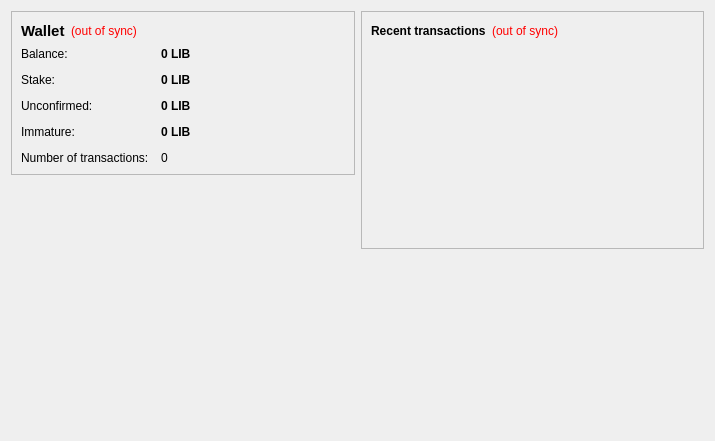
<?xml version="1.0" encoding="UTF-8"?>
<ui version="4.0">
 <class>OverviewPage</class>
 <widget class="QWidget" name="OverviewPage">
  <property name="geometry">
   <rect>
    <x>0</x>
    <y>0</y>
    <width>715</width>
    <height>441</height>
   </rect>
  </property>
  <property name="windowTitle">
   <string>Form</string>
  </property>
  <layout class="QHBoxLayout" name="horizontalLayout" stretch="1,1">
   <item>
    <layout class="QVBoxLayout" name="verticalLayout_2">
     <item>
      <widget class="QFrame" name="frame">
       <property name="frameShape">
        <enum>QFrame::StyledPanel</enum>
       </property>
       <property name="frameShadow">
        <enum>QFrame::Raised</enum>
       </property>
       <layout class="QVBoxLayout" name="verticalLayout_4">
        <item>
         <layout class="QHBoxLayout" name="horizontalLayout_4">
          <item>
           <widget class="QLabel" name="label_5">
            <property name="font">
             <font>
              <pointsize>11</pointsize>
              <weight>75</weight>
              <bold>true</bold>
             </font>
            </property>
            <property name="text">
             <string>Wallet</string>
            </property>
           </widget>
          </item>
          <item>
           <widget class="QLabel" name="labelWalletStatus">
            <property name="toolTip">
             <string>The displayed information may be out of date. Your wallet automatically synchronizes with the LibraryCoin network after a connection is established, but this process has not completed yet.</string>
            </property>
            <property name="styleSheet">
             <string notr="true">QLabel { color: red; }</string>
            </property>
            <property name="text">
             <string notr="true">(out of sync)</string>
            </property>
            <property name="alignment">
             <set>Qt::AlignLeading|Qt::AlignLeft|Qt::AlignVCenter</set>
            </property>
           </widget>
          </item>
          <item>
           <spacer name="horizontalSpacer_2">
            <property name="orientation">
             <enum>Qt::Horizontal</enum>
            </property>
            <property name="sizeHint" stdset="0">
             <size>
              <width>40</width>
              <height>20</height>
             </size>
            </property>
           </spacer>
          </item>
         </layout>
        </item>
        <item>
         <layout class="QFormLayout" name="formLayout_2">
          <property name="fieldGrowthPolicy">
           <enum>QFormLayout::AllNonFixedFieldsGrow</enum>
          </property>
          <property name="horizontalSpacing">
           <number>12</number>
          </property>
          <property name="verticalSpacing">
           <number>12</number>
          </property>
          <item row="0" column="0">
           <widget class="QLabel" name="label">
            <property name="text">
             <string>Balance:</string>
            </property>
           </widget>
          </item>
          <item row="0" column="1">
           <widget class="QLabel" name="labelBalance">
            <property name="font">
             <font>
              <weight>75</weight>
              <bold>true</bold>
             </font>
            </property>
            <property name="cursor">
             <cursorShape>IBeamCursor</cursorShape>
            </property>
            <property name="toolTip">
             <string>Your current balance</string>
            </property>
            <property name="text">
             <string notr="true">0 LIB</string>
            </property>
            <property name="textInteractionFlags">
             <set>Qt::LinksAccessibleByMouse|Qt::TextSelectableByKeyboard|Qt::TextSelectableByMouse</set>
            </property>
           </widget>
          </item>
          <item row="1" column="0">
           <widget class="QLabel" name="label_6">
            <property name="text">
             <string>Stake:</string>
            </property>
           </widget>
          </item>
          <item row="1" column="1">
           <widget class="QLabel" name="labelStake">
            <property name="font">
             <font>
              <weight>75</weight>
              <bold>true</bold>
             </font>
            </property>
            <property name="cursor">
             <cursorShape>IBeamCursor</cursorShape>
            </property>
            <property name="toolTip">
             <string>Total of coins that was staked, and do not yet count toward the current balance</string>
            </property>
            <property name="text">
             <string notr="true">0 LIB</string>
            </property>
            <property name="textInteractionFlags">
             <set>Qt::LinksAccessibleByMouse|Qt::TextSelectableByKeyboard|Qt::TextSelectableByMouse</set>
            </property>
           </widget>
          </item>
          <item row="2" column="0">
           <widget class="QLabel" name="label_3">
            <property name="text">
             <string>Unconfirmed:</string>
            </property>
           </widget>
          </item>
          <item row="2" column="1">
           <widget class="QLabel" name="labelUnconfirmed">
            <property name="font">
             <font>
              <weight>75</weight>
              <bold>true</bold>
             </font>
            </property>
            <property name="cursor">
             <cursorShape>IBeamCursor</cursorShape>
            </property>
            <property name="toolTip">
             <string>Total of transactions that have yet to be confirmed, and do not yet count toward the current balance</string>
            </property>
            <property name="text">
             <string notr="true">0 LIB</string>
            </property>
            <property name="textInteractionFlags">
             <set>Qt::LinksAccessibleByMouse|Qt::TextSelectableByKeyboard|Qt::TextSelectableByMouse</set>
            </property>
           </widget>
          </item>
          <item row="3" column="0">
           <widget class="QLabel" name="labelImmatureText">
            <property name="text">
             <string>Immature:</string>
            </property>
           </widget>
          </item>
          <item row="3" column="1">
           <widget class="QLabel" name="labelImmature">
            <property name="font">
             <font>
              <weight>75</weight>
              <bold>true</bold>
             </font>
            </property>
            <property name="toolTip">
             <string>Mined balance that has not yet matured</string>
            </property>
            <property name="text">
             <string notr="true">0 LIB</string>
            </property>
            <property name="textInteractionFlags">
             <set>Qt::LinksAccessibleByMouse|Qt::TextSelectableByKeyboard|Qt::TextSelectableByMouse</set>
            </property>
           </widget>
          </item>
          <item row="4" column="0">
           <widget class="QLabel" name="label_2">
            <property name="text">
             <string>Number of transactions:</string>
            </property>
           </widget>
          </item>
          <item row="4" column="1">
           <widget class="QLabel" name="labelNumTransactions">
            <property name="toolTip">
             <string>Total number of transactions in wallet</string>
            </property>
            <property name="text">
             <string notr="true">0</string>
            </property>
           </widget>
          </item>
         </layout>
        </item>
       </layout>
      </widget>
     </item>
     <item>
      <spacer name="verticalSpacer">
       <property name="orientation">
        <enum>Qt::Vertical</enum>
       </property>
       <property name="sizeHint" stdset="0">
        <size>
         <width>20</width>
         <height>40</height>
        </size>
       </property>
      </spacer>
     </item>
     <item>
      <widget class="QLabel" name="label_6">
       <property name="text">
        <string/>
       </property>
       <property name="pixmap">
        <pixmap resource="../bitcoin.qrc">:/images/backg</pixmap>
       </property>
       <property name="scaledContents">
        <bool>false</bool>
       </property>
       <property name="alignment">
        <set>Qt::AlignCenter</set>
       </property>
       <property name="margin">
        <number>-2</number>
       </property>
      </widget>
     </item>
    </layout>
   </item>
   <item>
    <layout class="QVBoxLayout" name="verticalLayout_3">
     <item>
      <widget class="QFrame" name="frame_2">
       <property name="frameShape">
        <enum>QFrame::StyledPanel</enum>
       </property>
       <property name="frameShadow">
        <enum>QFrame::Raised</enum>
       </property>
       <layout class="QVBoxLayout" name="verticalLayout">
        <item>
         <layout class="QHBoxLayout" name="horizontalLayout_2">
          <item>
           <widget class="QLabel" name="label_4">
            <property name="text">
             <string>&lt;b&gt;Recent transactions&lt;/b&gt;</string>
            </property>
           </widget>
          </item>
          <item>
           <widget class="QLabel" name="labelTransactionsStatus">
            <property name="toolTip">
             <string>The displayed information may be out of date. Your wallet automatically synchronizes with the LibraryCoin network after a connection is established, but this process has not completed yet.</string>
            </property>
            <property name="styleSheet">
             <string notr="true">QLabel { color: red; }</string>
            </property>
            <property name="text">
             <string notr="true">(out of sync)</string>
            </property>
            <property name="alignment">
             <set>Qt::AlignRight|Qt::AlignTrailing|Qt::AlignVCenter</set>
            </property>
           </widget>
          </item>
          <item>
           <spacer name="horizontalSpacer">
            <property name="orientation">
             <enum>Qt::Horizontal</enum>
            </property>
            <property name="sizeHint" stdset="0">
             <size>
              <width>40</width>
              <height>20</height>
             </size>
            </property>
           </spacer>
          </item>
         </layout>
        </item>
        <item>
         <widget class="QListView" name="listTransactions">
          <property name="styleSheet">
           <string notr="true">QListView { background: transparent; }</string>
          </property>
          <property name="frameShape">
           <enum>QFrame::NoFrame</enum>
          </property>
          <property name="verticalScrollBarPolicy">
           <enum>Qt::ScrollBarAlwaysOff</enum>
          </property>
          <property name="horizontalScrollBarPolicy">
           <enum>Qt::ScrollBarAlwaysOff</enum>
          </property>
          <property name="selectionMode">
           <enum>QAbstractItemView::NoSelection</enum>
          </property>
         </widget>
        </item>
       </layout>
      </widget>
     </item>
     <item>
      <spacer name="verticalSpacer_2">
       <property name="orientation">
        <enum>Qt::Vertical</enum>
       </property>
       <property name="sizeHint" stdset="0">
        <size>
         <width>20</width>
         <height>40</height>
        </size>
       </property>
      </spacer>
     </item>
    </layout>
   </item>
  </layout>
 </widget>
 <resources>
  <include location="../bitcoin.qrc"/>
 </resources>
 <connections/>
</ui>
